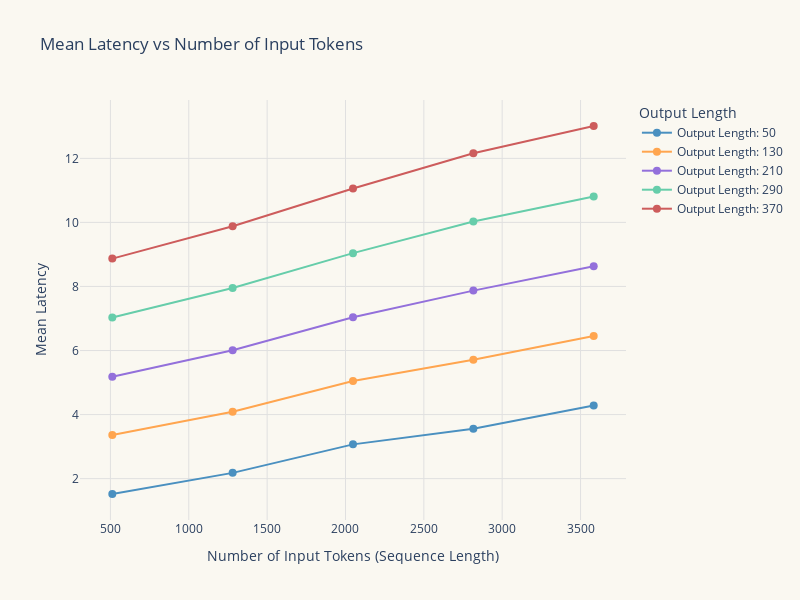

The notebook cell saved with this chart:
### Code cell
import pandas as pd
import plotly.graph_objects as go

# Read the CSV file
df = pd.read_csv('./Data/benchmark_results_llama3.1_a10-latency_test-vllm.csv')

# Filter data for Semaphore 5
df_semaphore_5 = df[df['Semaphores'] == 5]

# Create the scatter plot
fig = go.Figure()

# Define darker custom color scheme
color_scheme = ['#4A90C0', '#FFA54F', '#9370DB', '#66CDAA', '#CD5C5C']

# Add traces for each output length
for i, output_length in enumerate(df_semaphore_5['Output Length'].unique()):
    df_subset = df_semaphore_5[df_semaphore_5['Output Length'] == output_length]
    fig.add_trace(go.Scatter(
        x=df_subset['Sequence Length'],
        y=df_subset['Mean Latency'],
        mode='lines+markers',
        name=f'Output Length: {output_length}',
        line=dict(color=color_scheme[i % len(color_scheme)]),
        marker=dict(
            size=8,
            color=color_scheme[i % len(color_scheme)],
        )
    ))

# Update layout
fig.update_layout(
    title='Mean Latency vs Number of Input Tokens',
    xaxis_title='Number of Input Tokens (Sequence Length)',
    yaxis_title='Mean Latency',
    legend_title='Output Length',
    width=800,
    height=600,
    plot_bgcolor='#FAF8F1',
    paper_bgcolor='#FAF8F1',
    xaxis=dict(gridcolor='#E0E0E0', gridwidth=1),
    yaxis=dict(gridcolor='#E0E0E0', gridwidth=1)
)

# Show the plot
fig.show()

### Figure 1 — Plotly figure (JSON) as saved in the notebook; plotly's stock layout.template omitted (floating-point values rounded to 4 significant figures)
{"data": [{"line": {"color": "#4A90C0"}, "marker": {"color": "#4A90C0", "size": 8}, "mode": "lines+markers", "name": "Output Length: 50", "type": "scatter", "x": [512, 1280, 2048, 2816, 3584], "y": [1.52, 2.18, 3.07, 3.56, 4.28]}, {"line": {"color": "#FFA54F"}, "marker": {"color": "#FFA54F", "size": 8}, "mode": "lines+markers", "name": "Output Length: 130", "type": "scatter", "x": [512, 1280, 2048, 2816, 3584], "y": [3.36, 4.09, 5.05, 5.71, 6.45]}, {"line": {"color": "#9370DB"}, "marker": {"color": "#9370DB", "size": 8}, "mode": "lines+markers", "name": "Output Length: 210", "type": "scatter", "x": [512, 1280, 2048, 2816, 3584], "y": [5.18, 6.01, 7.04, 7.87, 8.63]}, {"line": {"color": "#66CDAA"}, "marker": {"color": "#66CDAA", "size": 8}, "mode": "lines+markers", "name": "Output Length: 290", "type": "scatter", "x": [512, 1280, 2048, 2816, 3584], "y": [7.03, 7.95, 9.04, 10.03, 10.81]}, {"line": {"color": "#CD5C5C"}, "marker": {"color": "#CD5C5C", "size": 8}, "mode": "lines+markers", "name": "Output Length: 370", "type": "scatter", "x": [512, 1280, 2048, 2816, 3584], "y": [8.87, 9.88, 11.06, 12.16, 13.01]}], "layout": {"height": 600, "legend": {"title": {"text": "Output Length"}}, "paper_bgcolor": "#FAF8F1", "plot_bgcolor": "#FAF8F1", "title": {"text": "Mean Latency vs Number of Input Tokens"}, "width": 800, "xaxis": {"autorange": true, "gridcolor": "#E0E0E0", "gridwidth": 1, "range": [305.7, 3790.0], "title": {"text": "Number of Input Tokens (Sequence Length)"}, "type": "linear"}, "yaxis": {"autorange": true, "gridcolor": "#E0E0E0", "gridwidth": 1, "range": [0.7082, 13.82], "title": {"text": "Mean Latency"}, "type": "linear"}}}
